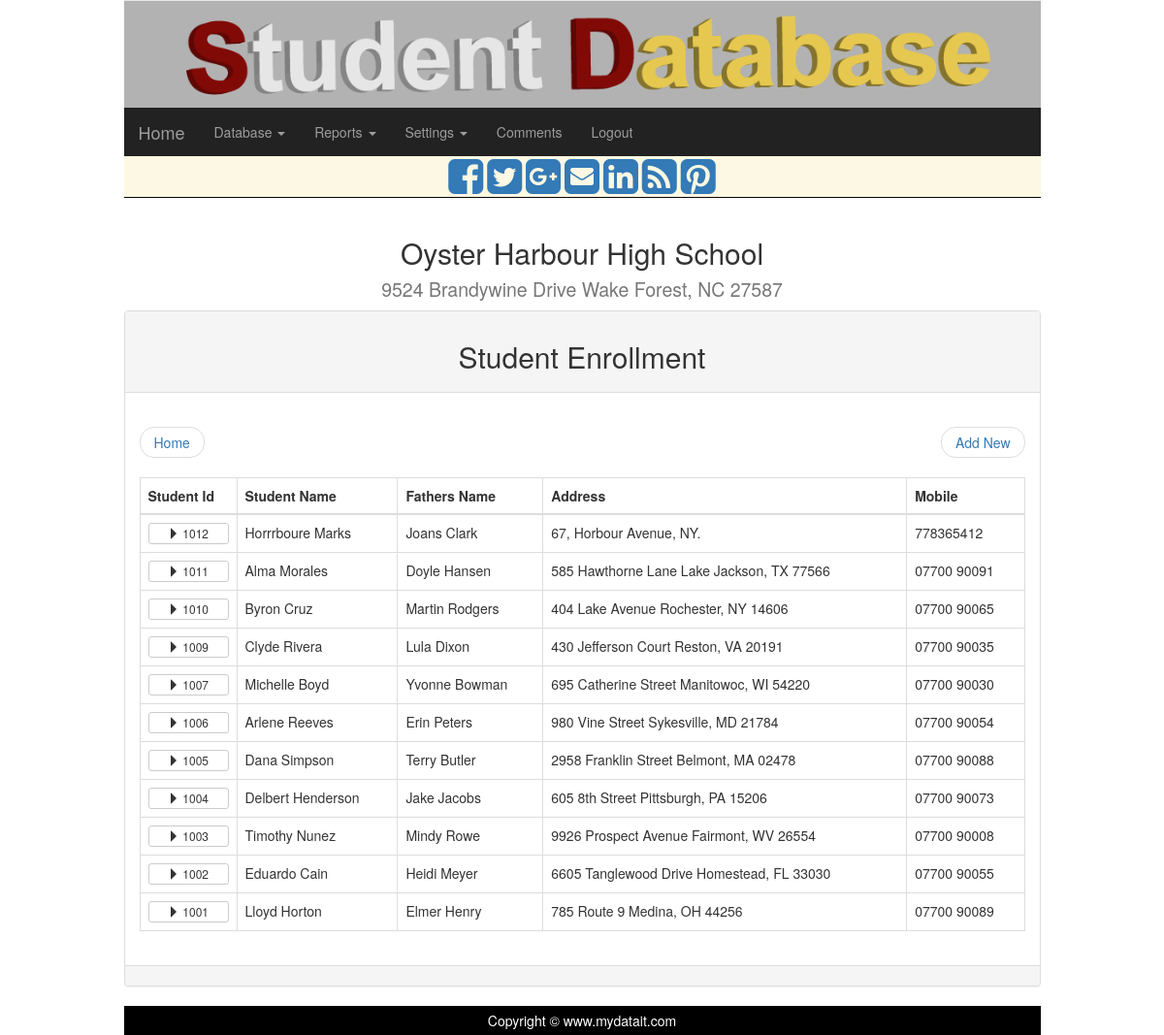
Page /edn/enrollview.php (signed in) on the committed database.
### tables this page shows
CREATE TABLE IF NOT EXISTS `db_student` (
`student_id` int(11) NOT NULL,
  `idcard` int(6) NOT NULL,
  `student_name` varchar(100) NOT NULL,
  `father_name` varchar(50) NOT NULL,
  `address` varchar(150) NOT NULL,
  `mobile` varchar(11) NOT NULL,
  `bdate` date NOT NULL,
  `sex_id` int(5) NOT NULL,
  `situationtype_id` int(5) NOT NULL,
  `occupation_id` int(4) NOT NULL,
  `income` int(8) NOT NULL,
  `class_id_pres` int(5) NOT NULL,
  `remarks` varchar(150) NOT NULL,
  `session` int(4) NOT NULL,
  `pic` varchar(100) NOT NULL,
  `user_id` int(11) NOT NULL,
  `entry` date NOT NULL
);

### edn/enrollview.php (the view, shortened to what this page needs)
<?php
include "header.php";
include "conn.php";
$user_id=$_SESSION["user_id"];
$school=$_SESSION["school_name"];
?>
<div class="col-sm-12">
<?php echo $school;?>
			<div class="panel panel-default">
				<div class="panel-heading"><h2 class="text-center">Student Enrollment</h2></div>
				<div  class="panel-body">
					<ul class="pager">
						<li class="previous"><a href="home.php">Home</a></li>
						<li class="next"><a href="enroll.php">Add New</a></li>
					</ul>
					<div  class="table-responsive">
						<table class="table table-bordered">
							<thead>
								<tr>
									<th>Student Id</th>
									<th>Student Name</th>
									<th>Fathers Name</th>
									<th>Address</th>
									<th>Mobile</th>
								</tr>
							</thead>
							<tbody>
<?php
	$sql = "SELECT * FROM `db_student` WHERE `user_id` = $user_id ORDER BY `idcard` DESC LIMIT 150";
	$result=mysqli_query($conn, $sql);
	$Numrows=mysqli_num_rows($result);
	if ($Numrows > 0)
	{
		while ($rows=mysqli_fetch_array($result))
		{
			echo "<tr>\n";
			echo "<td style='width:100px;'><a href='enrolllistone.php?id=". $rows["student_id"]."' class='btn btn-default btn-xs btn-block'><span class='glyphicon glyphicon-triangle-right'></span>  " . $rows["idcard"]."</a></td>\n";
			echo "<td>" . $rows["student_name"]."</td>\n";
			echo "<td>" . $rows["father_name"]."</td>\n";
			echo "<td>".$rows["address"]. "</td>\n";
			echo "<td>".$rows["mobile"]. "</td>\n";
			echo "</tr>\n";
		};
	};
?>
							</tbody>
						</table>
					</div>
				</div>
				<div  class="panel-footer"></div>
			</div>
</div>
<?php include "footer.php"; ?>

### edn/header.php (shortened to what this page needs)
<!DOCTYPE html>
<html>
<head>
	<link rel="stylesheet" href="http://maxcdn.bootstrapcdn.com/bootstrap/3.3.5/css/bootstrap.min.css">
	<link href="//maxcdn.bootstrapcdn.com/font-awesome/4.1.0/css/font-awesome.min.css" rel="stylesheet">
</head>
<body>
<div  class="container">
	<div class="row">
		<div class="col-sm-10">
			<div class="row">
				<div class="col-sm-12">
					<img src="pic/banner.png" alt="school banner" class="img-responsive" width="100%">
					<nav class="navbar navbar-inverse navbar-static-top marginBottom-0" role="navigation">
						<div class="navbar-header">
						  <a class="navbar-brand" href="home.php">Home</a>
						</div>
						<div class="collapse navbar-collapse" id="navbar-collapse-1">
							<ul class="nav navbar-nav">
								<li class="dropdown"><a href="#" class="dropdown-toggle" data-toggle="dropdown">Database <b class="caret"></b></a>
								</li>
								<li class="dropdown" id="cmdreport"><a href="#" class="dropdown-toggle" data-toggle="dropdown">Reports <b class="caret"></b></a>
								</li>
								<li class="dropdown"><a href="#" class="dropdown-toggle" data-toggle="dropdown">Settings <b class="caret"></b></a>
								</li>
								<li><a href="comments.php">Comments</a></li>
								<li><a href="../index.php">Logout</a></li>
							</ul>
						</div>
						<?php include "social.php"; ?>
					</nav>
				</div>

### edn/social.php
<div class="text-center center-block bg-warning">
                <a href="https://www.facebook.com/" target="_blank"><i id="social-fb" class="fa fa-facebook-square fa-3x social"></i></a>
	            <a href="https://twitter.com/" target="_blank"><i id="social-tw" class="fa fa-twitter-square fa-3x social"></i></a>
	            <a href="https://plus.google.com/" target="_blank"><i id="social-gp" class="fa fa-google-plus-square fa-3x social"></i></a>
	            <a href="https://gmail.com" target="_blank"><i id="social-em" class="fa fa-envelope-square fa-3x social"></i></a>
				<a href="https:///www.linkedin.com/" target="_blank"><i id="social-em" class="fa fa-linkedin-square fa-3x social"></i></a>
				<a href="https://www.rss.com/" target="_blank"><i id="social-em" class="fa fa-rss-square fa-3x social"></i></a>
				<a href="https://www.pinterest.com/" target="_blank"><i id="social-em" class="fa fa-pinterest-square fa-3x social"></i></a>
</div>

### edn/footer.php (shortened to what this page needs)
				<div class="col-sm-12">
					<div id="footer">Copyright © www.mydatait.com</div>
				</div>
			</div>
		</div>
	</div>
</div>
</body>
</html>

### edn/header.php (style rules this page uses)
#footer { background-color:black; color:white; clear:both; text-align:center; padding:5px; }

### rows in the picture
db_student: idcard "1012", student_name "Horrrboure Marks", father_name "Joans Clark", address "67, Horbour Avenue, NY.", mobile "778365412"
db_student: idcard "1011", student_name "Alma Morales", father_name "Doyle Hansen", address "585 Hawthorne Lane Lake Jackson, TX 77566", mobile "07700 90091"
db_student: idcard "1010", student_name "Byron Cruz", father_name "Martin Rodgers", address "404 Lake Avenue Rochester, NY 14606", mobile "07700 90065"
db_student: idcard "1009", student_name "Clyde Rivera", father_name "Lula Dixon", address "430 Jefferson Court Reston, VA 20191", mobile "07700 90035"
db_student: idcard "1007", student_name "Michelle Boyd", father_name "Yvonne Bowman", address "695 Catherine Street Manitowoc, WI 54220", mobile "07700 90030"
db_student: idcard "1006", student_name "Arlene Reeves", father_name "Erin Peters", address "980 Vine Street Sykesville, MD 21784", mobile "07700 90054"
db_student: idcard "1005", student_name "Dana Simpson", father_name "Terry Butler", address "2958 Franklin Street Belmont, MA 02478", mobile "07700 90088"
db_student: idcard "1004", student_name "Delbert Henderson", father_name "Jake Jacobs", address "605 8th Street Pittsburgh, PA 15206", mobile "07700 90073"
db_student: idcard "1003", student_name "Timothy Nunez", father_name "Mindy Rowe", address "9926 Prospect Avenue Fairmont, WV 26554", mobile "07700 90008"
db_student: idcard "1002", student_name "Eduardo Cain", father_name "Heidi Meyer", address "6605 Tanglewood Drive Homestead, FL 33030", mobile "07700 90055"
db_student: idcard "1001", student_name "Lloyd Horton", father_name "Elmer Henry", address "785 Route 9 Medina, OH 44256", mobile "07700 90089"

### other values in the picture
$school "Oyster Harbour High School 9524 Brandywine Drive Wake Forest, NC 27587"
